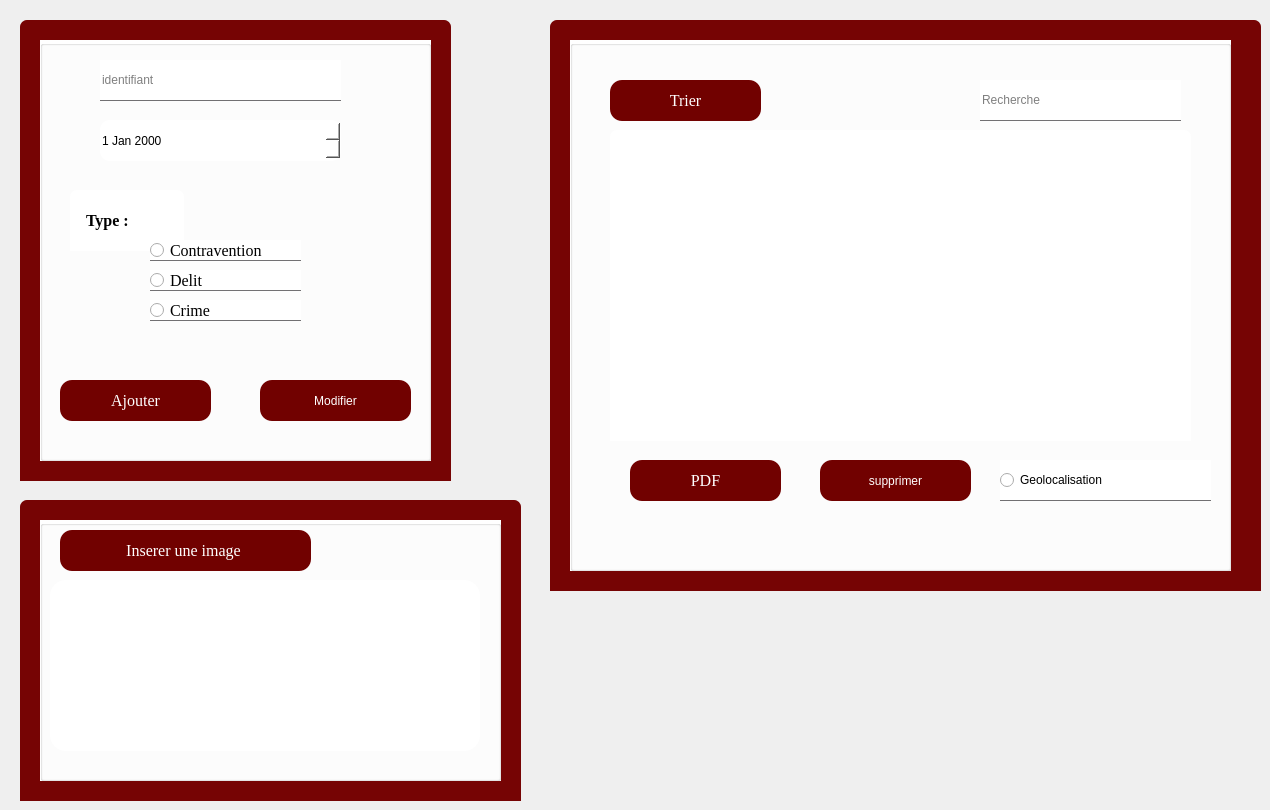
    <widget class="QWidget" name="tab_11">
     <attribute name="title">
      <string>Donnés</string>
     </attribute>
     <widget class="QFrame" name="frame_20">
      <property name="geometry">
       <rect>
        <x>20</x>
        <y>20</y>
        <width>431</width>
        <height>461</height>
       </rect>
      </property>
      <property name="styleSheet">
       <string notr="true">QFrame { /* The tab widget frame */
border-top: 2px solid #2a2a2a; 
border-left: 2px solid #2a2a2a;
border-right: 2px solid #2a2a2a ; 
border-bottom: 2px solid #2a2a2a; 
background: #760404;
	
	
	/*border-top-color: rgb(0, 0, 0);*/

}
QFrame{
left: 0px; /* move to the right by 5px */
}
QFrame {

border: 20px  #535353;
border-bottom-color: #535353; 
border-top-left-radius: 7px;
border-top-right-radius: 7px;
min-width: 90px;
padding: 12px;
color: rgb(50, 50, 162);
	color: rgb(0, 0, 0);
font-size:11.5px;
font-family:Georgia, Helvetica, sans-serif;
font-weight:500;
}
QFrame::tab:selected,QTabBar::tab:hover {
	
	
	color: rgb(0, 0, 0);
	background-color: rgb(255, 255, 255);
}
QFrame::tab:selected {
border-color: #760404;
border-bottom-color: #760404; /* same as pane color */
color: #760404;
font-size: 18px;
font-family:Georgia,Solid;
font-weight:500;

}
QFrame::tab:!selected {
margin-top: 5px; /* make non-selected tabs look smaller */
}</string>
      </property>
      <property name="frameShape">
       <enum>QFrame::StyledPanel</enum>
      </property>
      <property name="frameShadow">
       <enum>QFrame::Raised</enum>
      </property>
      <widget class="QGroupBox" name="groupBox_15">
       <property name="geometry">
        <rect>
         <x>20</x>
         <y>20</y>
         <width>391</width>
         <height>421</height>
        </rect>
       </property>
       <property name="styleSheet">
        <string notr="true">background:white;</string>
       </property>
       <property name="title">
        <string/>
       </property>
       <widget class="QLineEdit" name="id">
        <property name="geometry">
         <rect>
          <x>60</x>
          <y>20</y>
          <width>241</width>
          <height>41</height>
         </rect>
        </property>
        <property name="styleSheet">
         <string notr="true">background:white;
font: 12pt  'Georgia';
border-bottom:1px solid #717072;</string>
        </property>
        <property name="frame">
         <bool>false</bool>
        </property>
        <property name="placeholderText">
         <string>identifiant</string>
        </property>
       </widget>
       <widget class="QDateEdit" name="dateEdito">
        <property name="geometry">
         <rect>
          <x>60</x>
          <y>80</y>
          <width>241</width>
          <height>41</height>
         </rect>
        </property>
        <property name="styleSheet">
         <string notr="true">background:white;
border-radius:10px;font: 12pt  'Georgia';</string>
        </property>
       </widget>
       <widget class="QLabel" name="label_16">
        <property name="geometry">
         <rect>
          <x>30</x>
          <y>150</y>
          <width>114</width>
          <height>61</height>
         </rect>
        </property>
        <property name="font">
         <font>
          <family>Georgia</family>
          <pointsize>12</pointsize>
          <weight>62</weight>
          <bold>true</bold>
         </font>
        </property>
        <property name="text">
         <string>Type :</string>
        </property>
       </widget>
       <widget class="QRadioButton" name="radioButton">
        <property name="geometry">
         <rect>
          <x>110</x>
          <y>200</y>
          <width>151</width>
          <height>21</height>
         </rect>
        </property>
        <property name="font">
         <font>
          <family>Georgia</family>
          <pointsize>12</pointsize>
          <weight>50</weight>
          <italic>false</italic>
          <bold>false</bold>
         </font>
        </property>
        <property name="styleSheet">
         <string notr="true">background:white;
font: 12pt  'Georgia';
border-bottom:1px solid #717072;</string>
        </property>
        <property name="text">
         <string>Contravention</string>
        </property>
       </widget>
       <widget class="QRadioButton" name="radioButton_2">
        <property name="geometry">
         <rect>
          <x>110</x>
          <y>230</y>
          <width>151</width>
          <height>21</height>
         </rect>
        </property>
        <property name="font">
         <font>
          <family>Georgia</family>
          <pointsize>12</pointsize>
          <weight>50</weight>
          <italic>false</italic>
          <bold>false</bold>
         </font>
        </property>
        <property name="styleSheet">
         <string notr="true">background:white;
font: 12pt  'Georgia';
border-bottom:1px solid #717072;</string>
        </property>
        <property name="text">
         <string>Delit</string>
        </property>
       </widget>
       <widget class="QRadioButton" name="radioButton_3">
        <property name="geometry">
         <rect>
          <x>110</x>
          <y>260</y>
          <width>151</width>
          <height>21</height>
         </rect>
        </property>
        <property name="font">
         <font>
          <family>Georgia</family>
          <pointsize>12</pointsize>
          <weight>50</weight>
          <italic>false</italic>
          <bold>false</bold>
         </font>
        </property>
        <property name="styleSheet">
         <string notr="true">background:white;
font: 12pt  'Georgia';
border-bottom:1px solid #717072;position: absolute;
</string>
        </property>
        <property name="text">
         <string>Crime</string>
        </property>
       </widget>
       <widget class="QPushButton" name="pushButton_7">
        <property name="geometry">
         <rect>
          <x>220</x>
          <y>340</y>
          <width>151</width>
          <height>41</height>
         </rect>
        </property>
        <property name="styleSheet">
         <string notr="true">QPushButton{
color:white;
border-radius:12px;
font: 12pt  'Georgia';
background:#710100;
}

QPushButton:hover{
border-radius:12px;
font: 12pt  'Georgia';
background:#D32028;
color:white;

}</string>
        </property>
        <property name="text">
         <string>Modifier</string>
        </property>
       </widget>
       <widget class="QPushButton" name="pushButton_6">
        <property name="geometry">
         <rect>
          <x>20</x>
          <y>340</y>
          <width>151</width>
          <height>41</height>
         </rect>
        </property>
        <property name="font">
         <font>
          <family>Georgia</family>
          <pointsize>12</pointsize>
          <weight>50</weight>
          <italic>false</italic>
          <bold>false</bold>
         </font>
        </property>
        <property name="styleSheet">
         <string notr="true">QPushButton{
color:white;
border-radius:12px;
font: 12pt  'Georgia';
background:#710100;
}

QPushButton:hover{
border-radius:12px;
font: 12pt  'Georgia';
background:#D32028;
color:white;

}</string>
        </property>
        <property name="text">
         <string>Ajouter</string>
        </property>
       </widget>
      </widget>
     </widget>
     <widget class="QFrame" name="frame_21">
      <property name="geometry">
       <rect>
        <x>20</x>
        <y>500</y>
        <width>501</width>
        <height>301</height>
       </rect>
      </property>
      <property name="styleSheet">
       <string notr="true">QFrame { /* The tab widget frame */
border-top: 2px solid #2a2a2a; 
border-left: 2px solid #2a2a2a;
border-right: 2px solid #2a2a2a ; 
border-bottom: 2px solid #2a2a2a; 
background: #760404;
	
	
	/*border-top-color: rgb(0, 0, 0);*/

}
QFrame{
left: 0px; /* move to the right by 5px */
}
QFrame {

border: 20px  #535353;
border-bottom-color: #535353; 
border-top-left-radius: 7px;
border-top-right-radius: 7px;
min-width: 90px;
padding: 12px;
color: rgb(50, 50, 162);
	color: rgb(0, 0, 0);
font-size:11.5px;
font-family:Georgia, Helvetica, sans-serif;
font-weight:500;
}
QFrame::tab:selected,QTabBar::tab:hover {
	
	
	color: rgb(0, 0, 0);
	background-color: rgb(255, 255, 255);
}
QFrame::tab:selected {
border-color: #760404;
border-bottom-color: #760404; /* same as pane color */
color: #760404;
font-size: 18px;
font-family:Georgia,Solid;
font-weight:500;

}
QFrame::tab:!selected {
margin-top: 5px; /* make non-selected tabs look smaller */
}</string>
      </property>
      <property name="frameShape">
       <enum>QFrame::StyledPanel</enum>
      </property>
      <property name="frameShadow">
       <enum>QFrame::Raised</enum>
      </property>
      <widget class="QGroupBox" name="groupBox_14">
       <property name="geometry">
        <rect>
         <x>20</x>
         <y>20</y>
         <width>461</width>
         <height>261</height>
        </rect>
       </property>
       <property name="styleSheet">
        <string notr="true">background:white;</string>
       </property>
       <property name="title">
        <string/>
       </property>
       <widget class="QPushButton" name="pushButton_insererimage">
        <property name="geometry">
         <rect>
          <x>20</x>
          <y>10</y>
          <width>251</width>
          <height>41</height>
         </rect>
        </property>
        <property name="font">
         <font>
          <family>Georgia</family>
          <pointsize>12</pointsize>
          <weight>50</weight>
          <italic>false</italic>
          <bold>false</bold>
         </font>
        </property>
        <property name="styleSheet">
         <string notr="true">QPushButton{
color:white;
border-radius:12px;
font: 12pt  'Georgia';
background:#710100;
}

QPushButton:hover{
border-radius:12px;
font: 12pt  'Georgia';
background:#D32028;
color:white;

}</string>
        </property>
        <property name="text">
         <string>Inserer une image </string>
        </property>
       </widget>
       <widget class="QLabel" name="label5">
        <property name="geometry">
         <rect>
          <x>10</x>
          <y>60</y>
          <width>430</width>
          <height>171</height>
         </rect>
        </property>
        <property name="styleSheet">
         <string notr="true">position: absolute;
width: 406px;
height: 72px;

background: white;
border-radius: 16px;</string>
        </property>
        <property name="text">
         <string/>
        </property>
       </widget>
      </widget>
     </widget>
     <widget class="QFrame" name="frame_22">
      <property name="geometry">
       <rect>
        <x>550</x>
        <y>20</y>
        <width>711</width>
        <height>571</height>
       </rect>
      </property>
      <property name="styleSheet">
       <string notr="true">QFrame { /* The tab widget frame */
border-top: 2px solid #2a2a2a; 
border-left: 2px solid #2a2a2a;
border-right: 2px solid #2a2a2a ; 
border-bottom: 2px solid #2a2a2a; 
background: #760404;
	
	
	/*border-top-color: rgb(0, 0, 0);*/

}
QFrame{
left: 0px; /* move to the right by 5px */
}
QFrame {

border: 20px  #535353;
border-bottom-color: #535353; 
border-top-left-radius: 7px;
border-top-right-radius: 7px;
min-width: 90px;
padding: 12px;
color: rgb(50, 50, 162);
	color: rgb(0, 0, 0);
font-size:11.5px;
font-family:Georgia, Helvetica, sans-serif;
font-weight:500;
}
QFrame::tab:selected,QTabBar::tab:hover {
	
	
	color: rgb(0, 0, 0);
	background-color: rgb(255, 255, 255);
}
QFrame::tab:selected {
border-color: #760404;
border-bottom-color: #760404; /* same as pane color */
color: #760404;
font-size: 18px;
font-family:Georgia,Solid;
font-weight:500;

}
QFrame::tab:!selected {
margin-top: 5px; /* make non-selected tabs look smaller */
}</string>
      </property>
      <property name="frameShape">
       <enum>QFrame::StyledPanel</enum>
      </property>
      <property name="frameShadow">
       <enum>QFrame::Raised</enum>
      </property>
      <widget class="QGroupBox" name="groupBox_16">
       <property name="geometry">
        <rect>
         <x>20</x>
         <y>20</y>
         <width>661</width>
         <height>531</height>
        </rect>
       </property>
       <property name="styleSheet">
        <string notr="true">background:white;</string>
       </property>
       <property name="title">
        <string/>
       </property>
       <widget class="QTableView" name="tab_etudiant">
        <property name="geometry">
         <rect>
          <x>40</x>
          <y>90</y>
          <width>581</width>
          <height>311</height>
         </rect>
        </property>
       </widget>
       <widget class="QLineEdit" name="lineEdit_recherche">
        <property name="geometry">
         <rect>
          <x>410</x>
          <y>40</y>
          <width>201</width>
          <height>41</height>
         </rect>
        </property>
        <property name="styleSheet">
         <string notr="true">background:white;
font: 12pt  'Georgia';
border-bottom:1px solid #717072;</string>
        </property>
        <property name="frame">
         <bool>false</bool>
        </property>
        <property name="placeholderText">
         <string>Recherche</string>
        </property>
       </widget>
       <widget class="QPushButton" name="pushButton_tri">
        <property name="geometry">
         <rect>
          <x>40</x>
          <y>40</y>
          <width>151</width>
          <height>41</height>
         </rect>
        </property>
        <property name="font">
         <font>
          <family>Georgia</family>
          <pointsize>12</pointsize>
          <weight>50</weight>
          <italic>false</italic>
          <bold>false</bold>
         </font>
        </property>
        <property name="styleSheet">
         <string notr="true">QPushButton{
color:white;
border-radius:12px;
font: 12pt  'Georgia';
background:#710100;
}

QPushButton:hover{
border-radius:12px;
font: 12pt  'Georgia';
background:#D32028;
color:white;

}</string>
        </property>
        <property name="text">
         <string>Trier</string>
        </property>
       </widget>
       <widget class="QPushButton" name="pushButton_8">
        <property name="geometry">
         <rect>
          <x>250</x>
          <y>420</y>
          <width>151</width>
          <height>41</height>
         </rect>
        </property>
        <property name="styleSheet">
         <string notr="true">QPushButton{
color:white;
border-radius:12px;
font: 12pt  'Georgia';
background:#710100;
}

QPushButton:hover{
border-radius:12px;
font: 12pt  'Georgia';
background:#D32028;
color:white;

}</string>
        </property>
        <property name="text">
         <string>supprimer</string>
        </property>
       </widget>
       <widget class="QRadioButton" name="radioButton_geo">
        <property name="geometry">
         <rect>
          <x>430</x>
          <y>420</y>
          <width>211</width>
          <height>41</height>
         </rect>
        </property>
        <property name="styleSheet">
         <string notr="true">background:white;
font: 12pt  'Georgia';
border-bottom:1px solid #717072;</string>
        </property>
        <property name="text">
         <string>Geolocalisation</string>
        </property>
       </widget>
       <widget class="QPushButton" name="pushButton_pdf_2">
        <property name="geometry">
         <rect>
          <x>60</x>
          <y>420</y>
          <width>151</width>
          <height>41</height>
         </rect>
        </property>
        <property name="font">
         <font>
          <family>Georgia</family>
          <pointsize>12</pointsize>
          <weight>50</weight>
          <italic>false</italic>
          <bold>false</bold>
         </font>
        </property>
        <property name="styleSheet">
         <string notr="true">QPushButton{
color:white;
border-radius:12px;
font: 12pt  'Georgia';
background:#710100;
}

QPushButton:hover{
border-radius:12px;
font: 12pt  'Georgia';
background:#D32028;
color:white;

}</string>
        </property>
        <property name="text">
         <string>PDF</string>
        </property>
       </widget>
      </widget>
     </widget>
    </widget>
